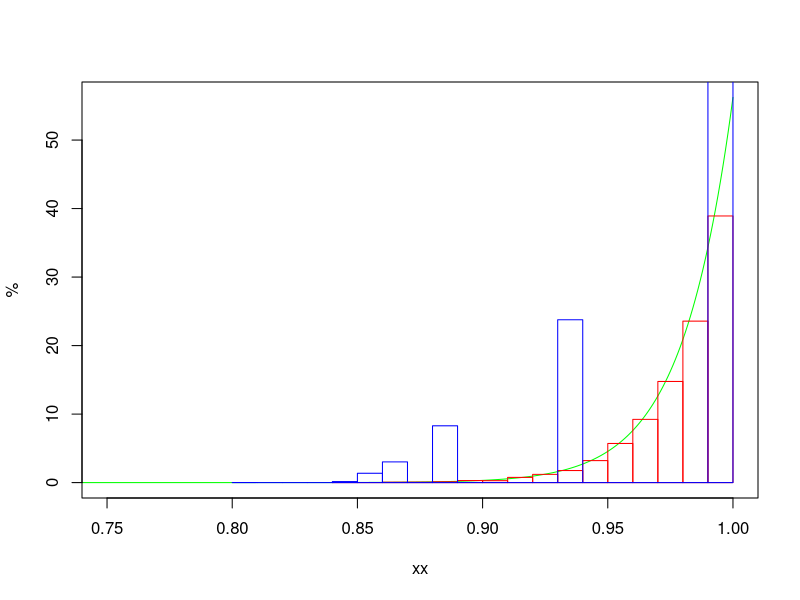

This chart was generated by the following R code: (Note: this script raises an error after producing the figure.)
##Ejercicio 3 inciso (c)
set.seed(2022)
datos<-c(3.23, -2.50, 1.88, -0.68, 4.43, 0.17,
         1.03, -0.07, -0.01, 0.76, 1.76, 3.18,
         0.33, -0.31, 0.30, -0.61, 1.52, 5.43,
         1.54, 2.28, 0.42, 2.33, -1.03, 4.00,
         0.39)

hat_mu<-mean(datos)
hat_sigma<-sd(datos)
z_095<-qnorm(0.95,0,1)
hat_tau<-hat_mu+hat_sigma*z_095
hat_tau

hat_se_metodo_del<-hat_sigma*sqrt((1+(z_095^2)/2)/length(datos))
hat_se_metodo_del

repeticion<-1000
x<-c(1:repeticion)
for (i in 1:repeticion){
  muestras<-rnorm(length(datos),hat_mu,hat_sigma)
  x[i]<-mean(muestras)+sd(muestras)*qnorm(0.95,0,1)
}
se_boots_para<-sd(x)
se_boots_para


#Ejercicio 7 inciso (d)
#Suponga que n1 = n2 = 200, X1 = 160 y X2 = 148. Encuentra ˆψ. Encuentra un intervalo
#de confianza de aproximadamente 90 por ciento para ψ usando (i) el método delta y (ii) el
#bootstrap paramétrico
X1<-160
X2<-148
n1<-200
n2<-200
hat_p1<-X1/n1
hat_p2<-X2/n2

hat_psi<-hat_p1-hat_p2
hat_psi

#usando método delta
hat_se_psi<-sqrt(hat_p1*(1-hat_p1)/n1+hat_p2*(1-hat_p2)/n2)
hat_se_psi

C_izq<-hat_psi-qnorm(0.95,0,1)*hat_se_psi
C_izq
C_der<-hat_psi+qnorm(0.95,0,1)*hat_se_psi
C_der

cat("El intervalo de confianza para psi es: ", 
    "( ",C_izq,", ",C_der," )")
##usando bootstrap parametrico
repeticiones<-1000
x<-c(1:repeticiones)
for (i in 1:repeticiones){
  muestras1<-rbinom(1,n1,prob = hat_p1)
  muestras2<-rbinom(1,n2,prob = hat_p2)
  x[i]<-muestras1/n1-muestras2/n1
}
se<-sd(x)

C_izq<-hat_psi-qnorm(0.95,0,1)*se
C_izq
C_der<-hat_psi+qnorm(0.95,0,1)*se
C_der
cat("El intervalo de confianza para psi es: ", 
    "( ",C_izq,", ",C_der," )")


#Ejercicio 10 inciso (a)
set.seed(2022)
n<-50
theta<-1
datos2<-runif(n,0,max=theta)

y<-function(x){
  y<- (50*x^49)/(max(datos2))^n
  return (y)
}

xx<-seq(0,theta,0.001)
yy<-y(xx)
plot(xx,yy,add=TRUE,type = "l",col="green",xlim = c(0.75,1),ylab = "%")

repeticion<-10000
#Parametrico
x<-c(1:repeticion)
for (i in 1:repeticion){
  muestras<-runif(n,0,max = theta)
  x[i]<-max(muestras)
}
hist(x,freq  = FALSE,col=NULL,border ="red",add=TRUE)

#Noparametrico
repeticion<-10000
x<-c(1:repeticion)
muestras<-c(1:n)
for (i in 1:repeticion){
  x[i]<-max(datos2[sample(1:n,n,replace = TRUE)])
}

hist(x,freq  = FALSE,col=NULL,border ="blue",add=TRUE)
legend(0.75,47,legend = c(TeX("\\textbf{No Paramétrico}"),TeX("\\textbf{Paramétrico}"),TeX("\\textbf{Real}")),lty = 1,col = c("blue","red","green"),lwd=4,pch=3,cex=0.9,bty="n")
